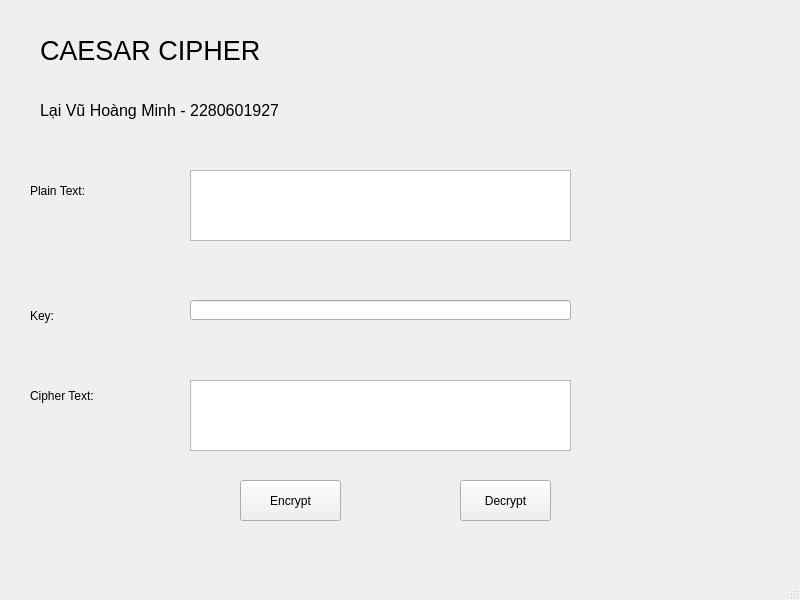
<?xml version="1.0" encoding="UTF-8"?>
<ui version="4.0">
 <class>MainWindow</class>
 <widget class="QMainWindow" name="MainWindow">
  <property name="geometry">
   <rect>
    <x>0</x>
    <y>0</y>
    <width>800</width>
    <height>600</height>
   </rect>
  </property>
  <property name="windowTitle">
   <string>MainWindow</string>
  </property>
  <widget class="QWidget" name="centralwidget">
   <widget class="QLabel" name="label">
    <property name="geometry">
     <rect>
      <x>40</x>
      <y>10</y>
      <width>1121</width>
      <height>81</height>
     </rect>
    </property>
    <property name="font">
     <font>
      <pointsize>20</pointsize>
     </font>
    </property>
    <property name="text">
     <string>CAESAR CIPHER</string>
    </property>
   </widget>
   <widget class="QLabel" name="label_2">
    <property name="geometry">
     <rect>
      <x>40</x>
      <y>80</y>
      <width>951</width>
      <height>61</height>
     </rect>
    </property>
    <property name="font">
     <font>
      <pointsize>12</pointsize>
     </font>
    </property>
    <property name="text">
     <string>Lại Vũ Hoàng Minh - 2280601927</string>
    </property>
   </widget>
   <widget class="QLabel" name="label_3">
    <property name="geometry">
     <rect>
      <x>30</x>
      <y>170</y>
      <width>131</width>
      <height>41</height>
     </rect>
    </property>
    <property name="text">
     <string>Plain Text:</string>
    </property>
   </widget>
   <widget class="QLabel" name="label_4">
    <property name="geometry">
     <rect>
      <x>30</x>
      <y>300</y>
      <width>141</width>
      <height>31</height>
     </rect>
    </property>
    <property name="text">
     <string>Key:</string>
    </property>
   </widget>
   <widget class="QLabel" name="label_5">
    <property name="geometry">
     <rect>
      <x>30</x>
      <y>370</y>
      <width>121</width>
      <height>51</height>
     </rect>
    </property>
    <property name="text">
     <string>Cipher Text:</string>
    </property>
   </widget>
   <widget class="QPushButton" name="btn_encrypt">
    <property name="geometry">
     <rect>
      <x>240</x>
      <y>480</y>
      <width>101</width>
      <height>41</height>
     </rect>
    </property>
    <property name="text">
     <string>Encrypt</string>
    </property>
   </widget>
   <widget class="QPushButton" name="btn_decrypt">
    <property name="geometry">
     <rect>
      <x>460</x>
      <y>480</y>
      <width>91</width>
      <height>41</height>
     </rect>
    </property>
    <property name="text">
     <string>Decrypt</string>
    </property>
   </widget>
   <widget class="QPlainTextEdit" name="txt_plain_text">
    <property name="geometry">
     <rect>
      <x>190</x>
      <y>170</y>
      <width>381</width>
      <height>71</height>
     </rect>
    </property>
   </widget>
   <widget class="QLineEdit" name="txt_key">
    <property name="geometry">
     <rect>
      <x>190</x>
      <y>300</y>
      <width>381</width>
      <height>20</height>
     </rect>
    </property>
   </widget>
   <widget class="QPlainTextEdit" name="txt_cipher_text">
    <property name="geometry">
     <rect>
      <x>190</x>
      <y>380</y>
      <width>381</width>
      <height>71</height>
     </rect>
    </property>
   </widget>
  </widget>
  <widget class="QMenuBar" name="menubar">
   <property name="geometry">
    <rect>
     <x>0</x>
     <y>0</y>
     <width>800</width>
     <height>22</height>
    </rect>
   </property>
  </widget>
  <widget class="QStatusBar" name="statusbar"/>
 </widget>
 <resources/>
 <connections/>
</ui>
